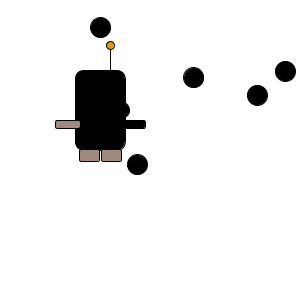
Frame 1 (no input)
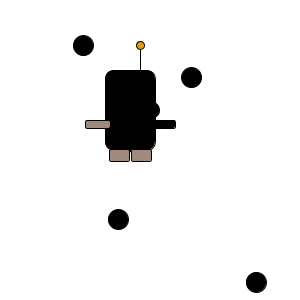
Frame 60 (the mouse pressed at the canvas centre just before this capture)
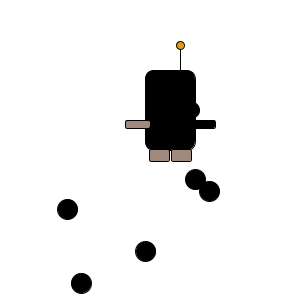
Frame 120 (the mouse held since frame 60 and released just before this capture)

The Processing sketch that drew these frames (run headless with seeded random() and noise(); from frame 60 on, the mouse is pressed at the canvas centre):

// Processing sketch: processing_126819
// ── processing_126819.pde

int monsterX;
int monsterY;
int teller;
int kleur;
int richting;
boolean test;
int stop;
int spatie;
int breedte;
int hoogte;

void setup() {
  size(300, 300);
  monsterX=75;
  monsterY=70;
  richting=10;
  kleur = 0;
  stop = 300;
  spatie = 30;
  breedte = 10;
  hoogte = 10;
  teller = 5;
}

void draw() { 
    background(255);
    cirkels();
      monster();
    movement();
}

void cirkels(){

fill(kleur);
for(int i=0; i < 5; i ++){
ellipse(random(0,300),random(0,300),20,20);
}
}



void monster(){
   
   rect(monsterX +45, monsterY +50, 25, 8, 2);//rechteram 120, 120
 rect(monsterX, monsterY, +50, 80, 10); //body//x75 y70

  line(monsterX +12, monsterY+65, monsterX+40, monsterY+65); //mond//85,135 //115, 135
 
  line(monsterX +19, monsterY +65, monsterX +22, monsterY +70); //links tand, 94, 135, 97, 140
   ellipseMode(CENTER);
  line(monsterX +22, monsterY +70, monsterX +25, monsterY +65); //rechts tand 97, 140, 100, 135
 ellipseMode(CENTER);
 
     if(test == true) {
  fill(0);
  } else {
  fill(227, 156, 18);
  }
  line(monsterX +35, monsterY, monsterX+35, monsterY -25);//antenne 110, 70, 110, 50
   
  ellipse(monsterX +35, monsterY -25, 8, 8);//antennebol 110, 50


    if(test == true) {
  fill(0);
  } else {
  fill(159, 138, 125);
  }
  rect(monsterX +4, monsterY +79, 20, 12, 2);//linkerbeen 79 149
  rect(monsterX +26, monsterY +79, 20, 12, 2);//rechterbeen 101 149

    if(test == true) {
  fill(0);
  } else {
  fill(159, 138, 125);
  }
  rect(monsterX -20, monsterY +50, 25, 8, 2);//linkerarm 55, 120

  fill(0);

  ellipse(monsterX +25, monsterY+40, 15, 15);//oog links
  ellipse(monsterX +47, monsterY+40, 15, 15);//oog rechts
}

void movement(){  
  monsterX = monsterX + richting;
  if(monsterX > 270 || monsterX < 0){
    richting = -richting;
    teller++;
  }
   
  if(teller == 10) {
    teller = 0;
    test = !test;
  }
}
 
